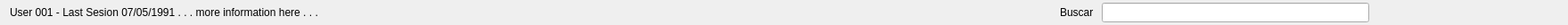
<?xml version="1.0" encoding="UTF-8"?>
<ui version="4.0">
 <class>UI_STATUR_BAR</class>
 <widget class="QWidget" name="UI_STATUR_BAR">
  <property name="geometry">
   <rect>
    <x>0</x>
    <y>0</y>
    <width>1759</width>
    <height>28</height>
   </rect>
  </property>
  <property name="cursor">
   <cursorShape>ArrowCursor</cursorShape>
  </property>
  <property name="windowTitle">
   <string>Form</string>
  </property>
  <layout class="QGridLayout" name="gridLayout_2">
   <property name="topMargin">
    <number>0</number>
   </property>
   <property name="bottomMargin">
    <number>0</number>
   </property>
   <item row="0" column="0">
    <layout class="QGridLayout" name="gridLayout">
     <item row="0" column="0">
      <widget class="QLabel" name="label_Mensaje">
       <property name="palette">
        <palette>
         <active>
          <colorrole role="WindowText">
           <brush brushstyle="SolidPattern">
            <color alpha="255">
             <red>106</red>
             <green>106</green>
             <blue>106</blue>
            </color>
           </brush>
          </colorrole>
          <colorrole role="Text">
           <brush brushstyle="SolidPattern">
            <color alpha="255">
             <red>0</red>
             <green>0</green>
             <blue>0</blue>
            </color>
           </brush>
          </colorrole>
         </active>
         <inactive>
          <colorrole role="WindowText">
           <brush brushstyle="SolidPattern">
            <color alpha="255">
             <red>0</red>
             <green>0</green>
             <blue>0</blue>
            </color>
           </brush>
          </colorrole>
          <colorrole role="Text">
           <brush brushstyle="SolidPattern">
            <color alpha="255">
             <red>0</red>
             <green>0</green>
             <blue>0</blue>
            </color>
           </brush>
          </colorrole>
         </inactive>
         <disabled>
          <colorrole role="WindowText">
           <brush brushstyle="SolidPattern">
            <color alpha="255">
             <red>120</red>
             <green>120</green>
             <blue>120</blue>
            </color>
           </brush>
          </colorrole>
          <colorrole role="Text">
           <brush brushstyle="SolidPattern">
            <color alpha="255">
             <red>120</red>
             <green>120</green>
             <blue>120</blue>
            </color>
           </brush>
          </colorrole>
         </disabled>
        </palette>
       </property>
       <property name="text">
        <string>User 001 - Last Sesion 07/05/1991 . . . more information here . . .</string>
       </property>
       <property name="scaledContents">
        <bool>false</bool>
       </property>
       <property name="textInteractionFlags">
        <set>Qt::LinksAccessibleByMouse|Qt::TextSelectableByMouse</set>
       </property>
      </widget>
     </item>
     <item row="0" column="1">
      <spacer name="horizontalSpacer_3">
       <property name="orientation">
        <enum>Qt::Horizontal</enum>
       </property>
       <property name="sizeType">
        <enum>QSizePolicy::Expanding</enum>
       </property>
       <property name="sizeHint" stdset="0">
        <size>
         <width>1000</width>
         <height>17</height>
        </size>
       </property>
      </spacer>
     </item>
     <item row="0" column="2">
      <widget class="QLabel" name="label_3">
       <property name="text">
        <string>Buscar </string>
       </property>
      </widget>
     </item>
     <item row="0" column="3">
      <widget class="QLineEdit" name="lineEdit_Buscar">
       <property name="minimumSize">
        <size>
         <width>300</width>
         <height>0</height>
        </size>
       </property>
       <property name="maximumSize">
        <size>
         <width>300</width>
         <height>16777215</height>
        </size>
       </property>
       <property name="cursor">
        <cursorShape>IBeamCursor</cursorShape>
       </property>
      </widget>
     </item>
     <item row="0" column="4">
      <layout class="QGridLayout" name="gridLayout_5">
       <item row="0" column="1">
        <widget class="QPushButton" name="pushButton_Buscar">
         <property name="sizePolicy">
          <sizepolicy hsizetype="Fixed" vsizetype="Fixed">
           <horstretch>0</horstretch>
           <verstretch>0</verstretch>
          </sizepolicy>
         </property>
         <property name="text">
          <string/>
         </property>
         <property name="icon">
          <iconset resource="Icons/Icons.qrc">
           <normaloff>:/Icons/1349145121_Black_Search.png</normaloff>:/Icons/1349145121_Black_Search.png</iconset>
         </property>
         <property name="checkable">
          <bool>false</bool>
         </property>
         <property name="flat">
          <bool>true</bool>
         </property>
        </widget>
       </item>
       <item row="0" column="2">
        <widget class="QPushButton" name="pushButton_BusquedaAvanzada">
         <property name="sizePolicy">
          <sizepolicy hsizetype="Fixed" vsizetype="Fixed">
           <horstretch>0</horstretch>
           <verstretch>0</verstretch>
          </sizepolicy>
         </property>
         <property name="text">
          <string/>
         </property>
         <property name="icon">
          <iconset resource="Icons/Icons.qrc">
           <normaloff>:/Icons/1349145287_Black_Settings.png</normaloff>:/Icons/1349145287_Black_Settings.png</iconset>
         </property>
         <property name="flat">
          <bool>true</bool>
         </property>
        </widget>
       </item>
      </layout>
     </item>
     <item row="0" column="5">
      <spacer name="horizontalSpacer">
       <property name="orientation">
        <enum>Qt::Horizontal</enum>
       </property>
       <property name="sizeType">
        <enum>QSizePolicy::Fixed</enum>
       </property>
       <property name="sizeHint" stdset="0">
        <size>
         <width>120</width>
         <height>13</height>
        </size>
       </property>
      </spacer>
     </item>
    </layout>
   </item>
  </layout>
 </widget>
 <resources>
  <include location="Icons/Icons.qrc"/>
 </resources>
 <connections/>
</ui>
